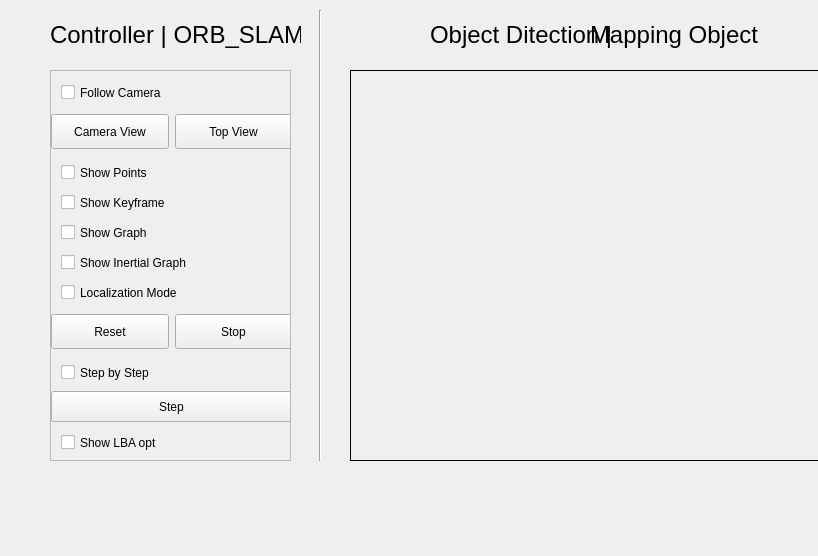
<?xml version="1.0" encoding="UTF-8"?>
<ui version="4.0">
 <class>Form</class>
 <widget class="QWidget" name="Form">
  <property name="geometry">
   <rect>
    <x>0</x>
    <y>0</y>
    <width>818</width>
    <height>556</height>
   </rect>
  </property>
  <property name="windowTitle">
   <string>Form</string>
  </property>
  <widget class="QWidget" name="horizontalLayoutWidget_4">
   <property name="geometry">
    <rect>
     <x>20</x>
     <y>10</y>
     <width>831</width>
     <height>551</height>
    </rect>
   </property>
   <layout class="QHBoxLayout" name="horizontalLayout_6">
    <item>
     <widget class="QStackedWidget" name="stackedWidget_3">
      <widget class="QWidget" name="stackedWidget_3Page1" native="true">
       <widget class="QLabel" name="label">
        <property name="geometry">
         <rect>
          <x>330</x>
          <y>60</y>
          <width>491</width>
          <height>391</height>
         </rect>
        </property>
        <property name="frameShape">
         <enum>QFrame::Box</enum>
        </property>
        <property name="text">
         <string/>
        </property>
       </widget>
       <widget class="QWidget" name="verticalLayoutWidget">
        <property name="geometry">
         <rect>
          <x>30</x>
          <y>60</y>
          <width>241</width>
          <height>391</height>
         </rect>
        </property>
        <layout class="QVBoxLayout" name="verticalLayout_3">
         <item>
          <widget class="QStackedWidget" name="stackedWidget_2">
           <property name="frameShape">
            <enum>QFrame::StyledPanel</enum>
           </property>
           <property name="frameShadow">
            <enum>QFrame::Raised</enum>
           </property>
           <widget class="QWidget" name="stackedWidget_2Page1" native="true">
            <widget class="QCheckBox" name="checkBox">
             <property name="geometry">
              <rect>
               <x>10</x>
               <y>10</y>
               <width>151</width>
               <height>23</height>
              </rect>
             </property>
             <property name="text">
              <string>Follow Camera</string>
             </property>
            </widget>
            <widget class="QWidget" name="horizontalLayoutWidget_2">
             <property name="geometry">
              <rect>
               <x>0</x>
               <y>40</y>
               <width>241</width>
               <height>41</height>
              </rect>
             </property>
             <layout class="QHBoxLayout" name="horizontalLayout_4">
              <item>
               <widget class="QPushButton" name="pushButton">
                <property name="maximumSize">
                 <size>
                  <width>16777215</width>
                  <height>35</height>
                 </size>
                </property>
                <property name="text">
                 <string>Camera View</string>
                </property>
               </widget>
              </item>
              <item>
               <widget class="QPushButton" name="pushButton_2">
                <property name="maximumSize">
                 <size>
                  <width>16777215</width>
                  <height>35</height>
                 </size>
                </property>
                <property name="text">
                 <string>Top View</string>
                </property>
               </widget>
              </item>
             </layout>
            </widget>
            <widget class="QCheckBox" name="checkBox_2">
             <property name="geometry">
              <rect>
               <x>10</x>
               <y>90</y>
               <width>111</width>
               <height>23</height>
              </rect>
             </property>
             <property name="text">
              <string>Show Points</string>
             </property>
            </widget>
            <widget class="QCheckBox" name="checkBox_3">
             <property name="geometry">
              <rect>
               <x>10</x>
               <y>120</y>
               <width>131</width>
               <height>23</height>
              </rect>
             </property>
             <property name="text">
              <string>Show Keyframe</string>
             </property>
            </widget>
            <widget class="QCheckBox" name="checkBox_4">
             <property name="geometry">
              <rect>
               <x>10</x>
               <y>150</y>
               <width>131</width>
               <height>23</height>
              </rect>
             </property>
             <property name="text">
              <string>Show Graph</string>
             </property>
            </widget>
            <widget class="QCheckBox" name="checkBox_5">
             <property name="geometry">
              <rect>
               <x>10</x>
               <y>290</y>
               <width>121</width>
               <height>23</height>
              </rect>
             </property>
             <property name="text">
              <string>Step by Step</string>
             </property>
            </widget>
            <widget class="QCheckBox" name="checkBox_6">
             <property name="geometry">
              <rect>
               <x>10</x>
               <y>180</y>
               <width>171</width>
               <height>23</height>
              </rect>
             </property>
             <property name="text">
              <string>Show Inertial Graph</string>
             </property>
            </widget>
            <widget class="QWidget" name="horizontalLayoutWidget_3">
             <property name="geometry">
              <rect>
               <x>0</x>
               <y>240</y>
               <width>241</width>
               <height>41</height>
              </rect>
             </property>
             <layout class="QHBoxLayout" name="horizontalLayout_5">
              <item>
               <widget class="QPushButton" name="pushButton_3">
                <property name="maximumSize">
                 <size>
                  <width>16777215</width>
                  <height>35</height>
                 </size>
                </property>
                <property name="text">
                 <string>Reset</string>
                </property>
               </widget>
              </item>
              <item>
               <widget class="QPushButton" name="pushButton_4">
                <property name="maximumSize">
                 <size>
                  <width>16777215</width>
                  <height>35</height>
                 </size>
                </property>
                <property name="text">
                 <string>Stop</string>
                </property>
               </widget>
              </item>
             </layout>
            </widget>
            <widget class="QCheckBox" name="checkBox_7">
             <property name="geometry">
              <rect>
               <x>10</x>
               <y>210</y>
               <width>191</width>
               <height>23</height>
              </rect>
             </property>
             <property name="text">
              <string>Localization Mode</string>
             </property>
            </widget>
            <widget class="QPushButton" name="pushButton_5">
             <property name="geometry">
              <rect>
               <x>0</x>
               <y>320</y>
               <width>241</width>
               <height>31</height>
              </rect>
             </property>
             <property name="text">
              <string>Step</string>
             </property>
            </widget>
            <widget class="QCheckBox" name="checkBox_8">
             <property name="geometry">
              <rect>
               <x>10</x>
               <y>360</y>
               <width>131</width>
               <height>23</height>
              </rect>
             </property>
             <property name="text">
              <string>Show LBA opt</string>
             </property>
            </widget>
           </widget>
          </widget>
         </item>
        </layout>
       </widget>
       <widget class="Line" name="line">
        <property name="geometry">
         <rect>
          <x>290</x>
          <y>0</y>
          <width>20</width>
          <height>451</height>
         </rect>
        </property>
        <property name="orientation">
         <enum>Qt::Vertical</enum>
        </property>
       </widget>
       <widget class="QLabel" name="label_2">
        <property name="geometry">
         <rect>
          <x>30</x>
          <y>10</y>
          <width>251</width>
          <height>31</height>
         </rect>
        </property>
        <property name="styleSheet">
         <string notr="true">font: 75 11pt &quot;Ubuntu Condensed&quot;;</string>
        </property>
        <property name="text">
         <string>&lt;html&gt;&lt;head/&gt;&lt;body&gt;&lt;p&gt;&lt;span style=&quot; font-size:18pt;&quot;&gt;Controller | ORB_SLAM3&lt;/span&gt;&lt;/p&gt;&lt;/body&gt;&lt;/html&gt;</string>
        </property>
       </widget>
       <widget class="QLabel" name="label_3">
        <property name="geometry">
         <rect>
          <x>410</x>
          <y>10</y>
          <width>421</width>
          <height>31</height>
         </rect>
        </property>
        <property name="styleSheet">
         <string notr="true">font: 75 11pt &quot;Ubuntu Condensed&quot;;</string>
        </property>
        <property name="text">
         <string>&lt;html&gt;&lt;head/&gt;&lt;body&gt;&lt;p&gt;&lt;span style=&quot; font-size:18pt;&quot;&gt;Object Ditection |&lt;/span&gt;&lt;/p&gt;&lt;/body&gt;&lt;/html&gt;</string>
        </property>
       </widget>
       <widget class="QLabel" name="label_4">
        <property name="geometry">
         <rect>
          <x>570</x>
          <y>10</y>
          <width>661</width>
          <height>31</height>
         </rect>
        </property>
        <property name="styleSheet">
         <string notr="true">font: 75 italic 18pt &quot;Ubuntu Condensed&quot;;</string>
        </property>
        <property name="text">
         <string>&lt;html&gt;&lt;head/&gt;&lt;body&gt;&lt;p&gt;&lt;span style=&quot; font-size:18pt;&quot;&gt;Mapping Object&lt;/span&gt;&lt;/p&gt;&lt;/body&gt;&lt;/html&gt;</string>
        </property>
       </widget>
      </widget>
     </widget>
    </item>
   </layout>
  </widget>
 </widget>
 <resources/>
 <connections/>
</ui>
